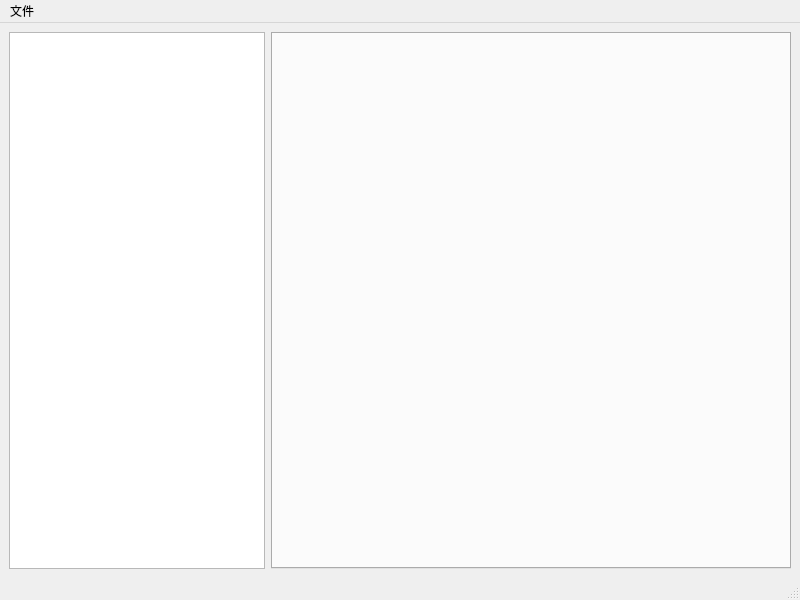
<?xml version="1.0" encoding="UTF-8"?>
<ui version="4.0">
 <class>MainWindow</class>
 <widget class="QMainWindow" name="MainWindow">
  <property name="geometry">
   <rect>
    <x>0</x>
    <y>0</y>
    <width>800</width>
    <height>600</height>
   </rect>
  </property>
  <property name="windowTitle">
   <string>MainWindow</string>
  </property>
  <widget class="QWidget" name="centralwidget">
   <layout class="QHBoxLayout" name="horizontalLayout">
    <item>
     <widget class="turnip::ui::FileSystemTreeView" name="treeView">
      <property name="sizePolicy">
       <sizepolicy hsizetype="Fixed" vsizetype="Expanding">
        <horstretch>0</horstretch>
        <verstretch>0</verstretch>
       </sizepolicy>
      </property>
      <property name="minimumSize">
       <size>
        <width>100</width>
        <height>0</height>
       </size>
      </property>
      <property name="maximumSize">
       <size>
        <width>400</width>
        <height>16777215</height>
       </size>
      </property>
      <property name="baseSize">
       <size>
        <width>300</width>
        <height>0</height>
       </size>
      </property>
     </widget>
    </item>
    <item>
     <widget class="QTabWidget" name="tabWidget">
      <property name="currentIndex">
       <number>-1</number>
      </property>
     </widget>
    </item>
   </layout>
  </widget>
  <widget class="QMenuBar" name="menubar">
   <property name="geometry">
    <rect>
     <x>0</x>
     <y>0</y>
     <width>800</width>
     <height>22</height>
    </rect>
   </property>
   <widget class="QMenu" name="menu">
    <property name="title">
     <string>文件</string>
    </property>
    <addaction name="actionOpen"/>
   </widget>
   <addaction name="menu"/>
  </widget>
  <widget class="QStatusBar" name="statusbar"/>
  <action name="actionOpen">
   <property name="text">
    <string>打开</string>
   </property>
  </action>
 </widget>
 <customwidgets>
  <customwidget>
   <class>turnip::ui::FileSystemTreeView</class>
   <extends>QTreeView</extends>
   <header>ui/filesystem_treeview.h</header>
  </customwidget>
 </customwidgets>
 <resources/>
 <connections/>
</ui>
